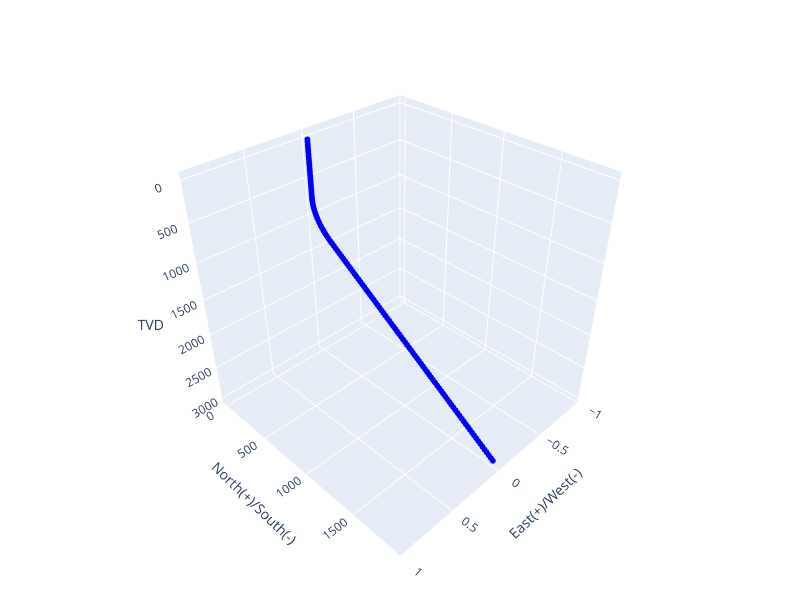

Here is the notebook cell this chart was saved with:
### Code cell
import plotly.graph_objects as go

# Create a scatter plot for the survey points
fig = go.Figure()

# Add scatter points for the survey nodes
fig.add_trace(go.Scatter3d(
    x=survey_example_2.x,
    y=survey_example_2.y,
    z=survey_example_2.z,
    mode='markers',
    marker=dict(size=2, color='blue'),
    name='Survey Points'
))

# Reverse the z-axis for better visualization
fig.update_scenes(zaxis_autorange="reversed")

# Customize the layout
fig.update_layout(
    scene=dict(
        xaxis_title='East(+)/West(-)',
        yaxis_title='North(+)/South(-)',
        zaxis_title='TVD',
        aspectmode='cube',
        camera=dict(eye=dict(x=1.5, y=1.5, z=1.5))
    ),
    width=800,
    height=600,
    margin=dict(l=0, r=0, b=0, t=0)
)

# Show the plot
fig.show()
